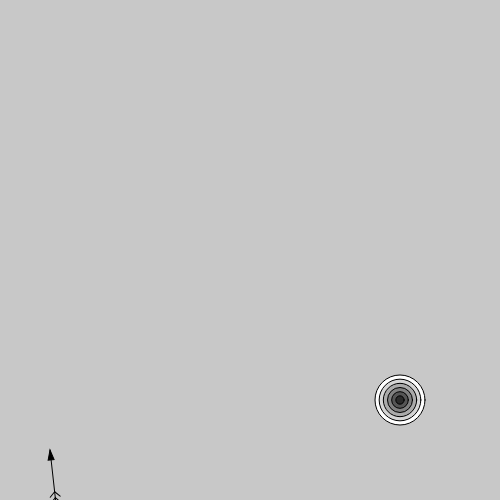
Frame 1 (no input)
Frame 60 (no input): identical to frame 1, image omitted
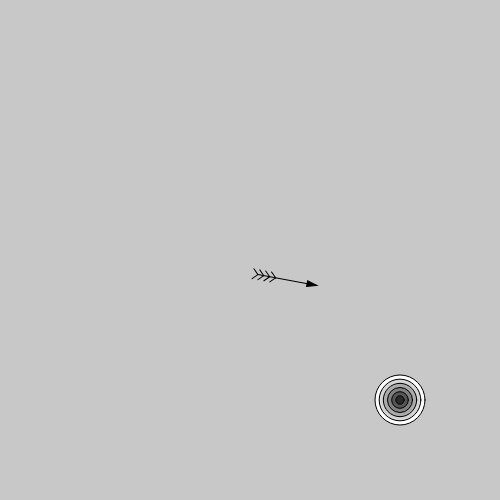
Frame 120 (the mouse pressed at the canvas centre since frame 60)

The p5.js sketch that drew these frames (run headless with seeded random() and noise() and a simulated clock; from frame 60 on, the mouse is pressed at the canvas centre):

// p5.js sketch
// ── sketch.js
var backgroundColor = 200;
var myArrow;
var myTarget;
var gravity;

function setup() {
  createCanvas(500, 500);
  myArrow = new Arrow();
  var arrowPos = createVector(width*0.1, height*0.9);
  myArrow.setup(arrowPos, 60);

  myTarget = new Target();
  var targetPos = createVector(width*0.8, height*0.8);
  myTarget.setup(targetPos, 6, 50);

  gravity = createVector(0, 0.08);
}

function draw() {
  background(backgroundColor);

  if (isHit()) {
    myArrow.stop();
  } else {
    myArrow.applyForce(gravity);
    myArrow.update();
  }

  myTarget.draw();
  myArrow.draw();
}


function isHit() {
  var distance = myArrow.pos.dist(myTarget.pos);
  if (distance < (myTarget.size/2)) {
    return true;
  }
  return false;
}

function mousePressed () {
  var mousePos = createVector(mouseX, mouseY);
  var diffVector = p5.Vector.sub(mousePos, myArrow.pos);

  myArrow.active();
  diffVector.mult(0.038);
  myArrow.applyForce(diffVector);
}

// ── arrow.js
function Arrow() {
  this.setup = function (pos, size) {
    this.pos = pos.copy();
    this.vel = createVector(0, 0);
    this.acc = createVector(0, 0);
    this.mass = 1;
    this.damping = 0.98;
    this.size = size;
    this.isActive = false;
    this.angle = 0;
  }

  this.active = function () {
    this.isActive = true;
  }

  this.applyForce = function (force) {
    if(this.isActive) {
      var f = force.copy().div(this.mass);
      this.acc.add(f);
    }
  }

  this.update = function () {
    this.calcAngle();
    this.vel.add(this.acc);
    this.pos.add(this.vel);
    this.acc.mult(0);
    this.vel.mult(this.damping);
  }

  this.stop = function() {
    this.vel.mult(0);
  }

  this.draw = function() {
    push();
    fill(0);
    translate(this.pos.x, this.pos.y);
    rotate(this.angle);
    triangle(0, 0, 10, 3, 10, -3);
    line(0, 0, this.size, 0);

    // draw feathers
    var featherPos = 0.7;
    var featherSize = 5;
    var numOfFeathers = 4;
    for (var i = 0; i < numOfFeathers; i++) {
      this.drawFeather(this.size * featherPos, featherSize);
      featherPos += 0.1;
    }
    pop();
  }

  this.drawFeather = function(pos, size) {
    line (pos, 0, pos + size, size);
    line (pos, 0, pos + size, -size);
  }

  this.calcAngle = function() {
    if (this.isActive) {
      this.angle = Math.atan2(this.vel.y, this.vel.x) + Math.PI;
    } else {
      var mousePos = createVector (mouseX, mouseY);
      var diffVector = p5.Vector.sub( mousePos, myArrow.pos);
      this.angle = Math.atan2(diffVector.y, diffVector.x) + Math.PI;
    }
  }
}

// ── target.js
function Target() {
  this.setup = function(pos, numOfCircles, size) {
    this.pos = pos;
    this.numOfCircles = numOfCircles;
    this.size = size;
  }

  this.draw = function () {
    stroke (0);
    for (var i = this.numOfCircles; i > 0; i--) {
      var step = i/this.numOfCircles; // range from 1 to 0.
      fill(step*255);
      var segSize = this.size * step;
      ellipse(this.pos.x, this.pos.y, segSize, segSize );
    }
  }
}
